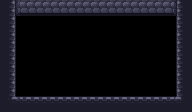

This game map was drawn from its Tiled (.tmx) file and the tilesets committed beside it. A one-line description and the full map source follow:
An orthogonal 12x7 tile map with 16x16 px tiles, 1 tile layer (Calque de Tuiles 1), 2 tilesets.

<map version="1.10" tiledversion="1.10.2" orientation="orthogonal" renderorder="right-down" width="12" height="7" tilewidth="16" tileheight="16" infinite="0" nextlayerid="2" nextobjectid="1">
 <editorsettings>
  <export target="wall.csv" format="csv" />
 </editorsettings>
 <tileset firstgid="1" source="Wall.tsx" />
 <tileset firstgid="25" source="Floor.tsx" />
 <layer id="1" name="Calque de Tuiles 1" width="12" height="7">
  <data encoding="csv">
13,14,15,15,15,15,15,15,15,15,16,17,
7,0,0,0,0,0,0,0,0,0,0,17,
7,0,0,0,0,0,0,0,0,0,0,11,
7,0,0,0,0,0,0,0,0,0,0,11,
7,0,0,0,0,0,0,0,0,0,0,11,
13,0,0,0,0,0,0,0,0,0,0,17,
19,20,21,21,21,21,21,21,21,21,22,23
</data>
 </layer>
</map>
